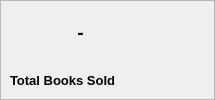
       <widget class="QFrame" name="frm_home_booksSold">
        <property name="geometry">
         <rect>
          <x>230</x>
          <y>20</y>
          <width>215</width>
          <height>100</height>
         </rect>
        </property>
        <property name="minimumSize">
         <size>
          <width>215</width>
          <height>100</height>
         </size>
        </property>
        <property name="maximumSize">
         <size>
          <width>215</width>
          <height>100</height>
         </size>
        </property>
        <property name="frameShape">
         <enum>QFrame::StyledPanel</enum>
        </property>
        <property name="frameShadow">
         <enum>QFrame::Raised</enum>
        </property>
        <widget class="QLabel" name="lbl_home_booksSold_info">
         <property name="geometry">
          <rect>
           <x>10</x>
           <y>10</y>
           <width>141</width>
           <height>45</height>
          </rect>
         </property>
         <property name="font">
          <font>
           <pointsize>14</pointsize>
           <weight>75</weight>
           <bold>true</bold>
          </font>
         </property>
         <property name="text">
          <string>-</string>
         </property>
         <property name="alignment">
          <set>Qt::AlignCenter</set>
         </property>
        </widget>
        <widget class="QLabel" name="lbl_home_booksSold_icon">
         <property name="geometry">
          <rect>
           <x>144</x>
           <y>10</y>
           <width>65</width>
           <height>45</height>
          </rect>
         </property>
         <property name="minimumSize">
          <size>
           <width>65</width>
           <height>45</height>
          </size>
         </property>
         <property name="maximumSize">
          <size>
           <width>65</width>
           <height>45</height>
          </size>
         </property>
         <property name="text">
          <string/>
         </property>
         <property name="pixmap">
          <pixmap resource="Icons/bookstore.qrc">:/Icons/shopping-bag.svg</pixmap>
         </property>
         <property name="scaledContents">
          <bool>false</bool>
         </property>
         <property name="alignment">
          <set>Qt::AlignCenter</set>
         </property>
        </widget>
        <widget class="QLabel" name="lbl_home_booksSold_title">
         <property name="geometry">
          <rect>
           <x>10</x>
           <y>70</y>
           <width>195</width>
           <height>20</height>
          </rect>
         </property>
         <property name="font">
          <font>
           <pointsize>10</pointsize>
           <weight>75</weight>
           <bold>true</bold>
          </font>
         </property>
         <property name="text">
          <string>Total Books Sold</string>
         </property>
         <property name="alignment">
          <set>Qt::AlignLeading|Qt::AlignLeft|Qt::AlignVCenter</set>
         </property>
         <property name="wordWrap">
          <bool>false</bool>
         </property>
        </widget>
       </widget>
